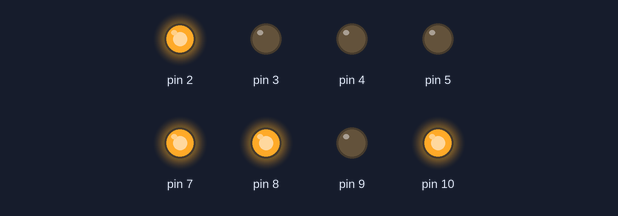
Simulated run of this sketch. Board: Arduino Uno, built with avr-gcc and run on an emulated ATmega328P. On the bench: output pins drawn as LEDs (lit = HIGH).

Above: at 0.1 s.
Timing chart, 0 to 1.6 s (numbered marks = the images above):
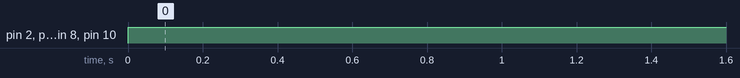

Measured:
- by itself, pin 2, pin 7, pin 8, pin 10: LOW → HIGH at 0.00 s

The sketch:

Arduino_carrinho_definitivo.ino
```cpp
void setup(){
pinMode(9, OUTPUT);
pinMode(8, OUTPUT);
pinMode(3, OUTPUT);
pinMode(2, OUTPUT);
pinMode(4, OUTPUT);
pinMode(10, OUTPUT);
pinMode(7, OUTPUT);
pinMode(5, OUTPUT);
}

void loop(){
  direita ();
  delay(6000);


}

void frente(){
  // frente
digitalWrite(8, HIGH);
digitalWrite(9, LOW);
digitalWrite(2, HIGH);
digitalWrite(3, LOW);
digitalWrite(4, HIGH);
digitalWrite(10,LOW);
digitalWrite(5, HIGH);
digitalWrite(7, LOW);

}

void tras() {
  // tras
digitalWrite(8, LOW);
digitalWrite(9, HIGH);
digitalWrite(2, LOW);
digitalWrite(3, HIGH);
digitalWrite(4, LOW);
digitalWrite(10, HIGH);
digitalWrite(5, LOW);
digitalWrite(7, HIGH );

}
void  direita() {
  // Direita
digitalWrite(8, HIGH);
digitalWrite(9, LOW);
digitalWrite(2, HIGH);
digitalWrite(3, LOW);
digitalWrite(10,HIGH);
digitalWrite(4, LOW);
digitalWrite(7, HIGH);
digitalWrite(5, LOW);

}

void esquerda() {
  // Esquerda
digitalWrite(9, LOW);
digitalWrite(8, HIGH);
digitalWrite(3, LOW);
digitalWrite(2, HIGH);
digitalWrite(4, LOW);
digitalWrite(10,HIGH);
digitalWrite(5, LOW);
digitalWrite(7, HIGH);

}
```
